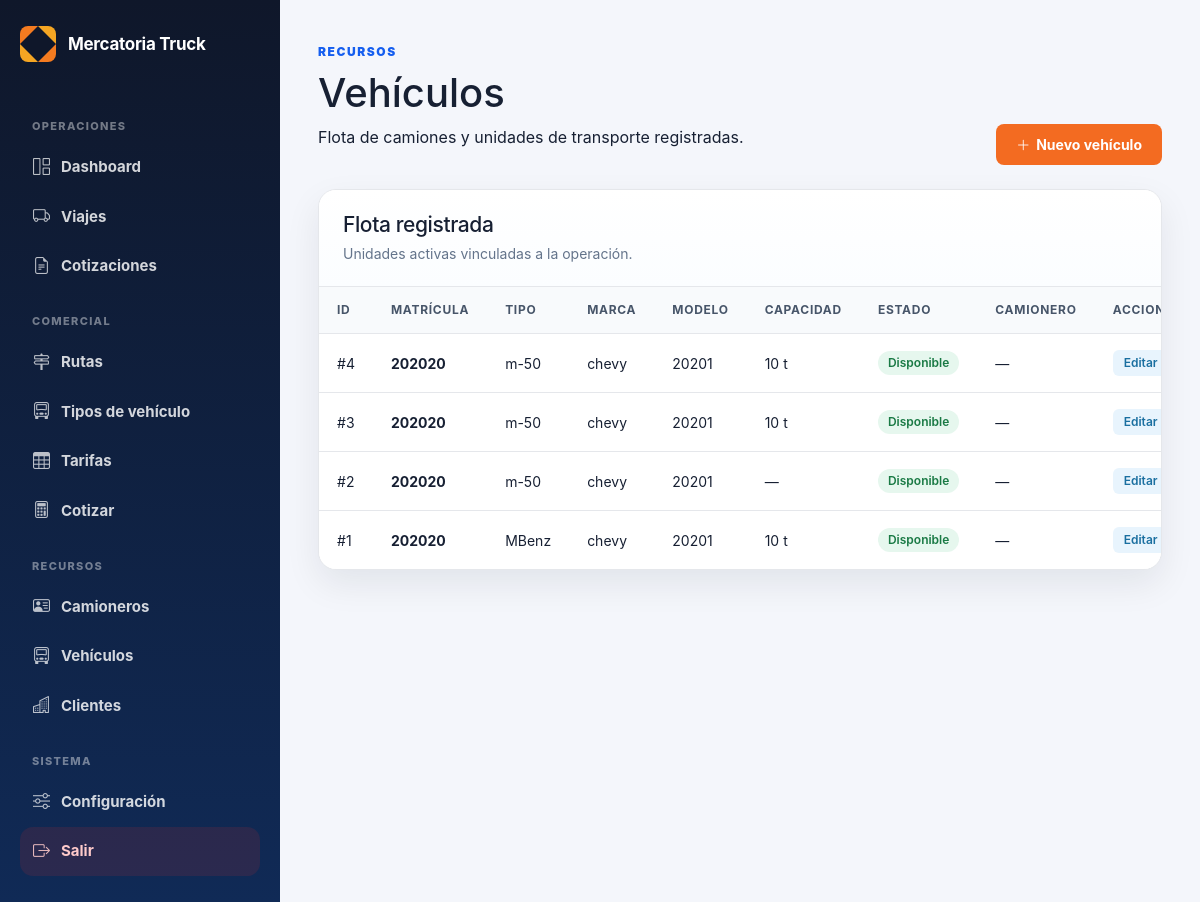
Before: /admin/vehiculos (signed in) with the older database file.
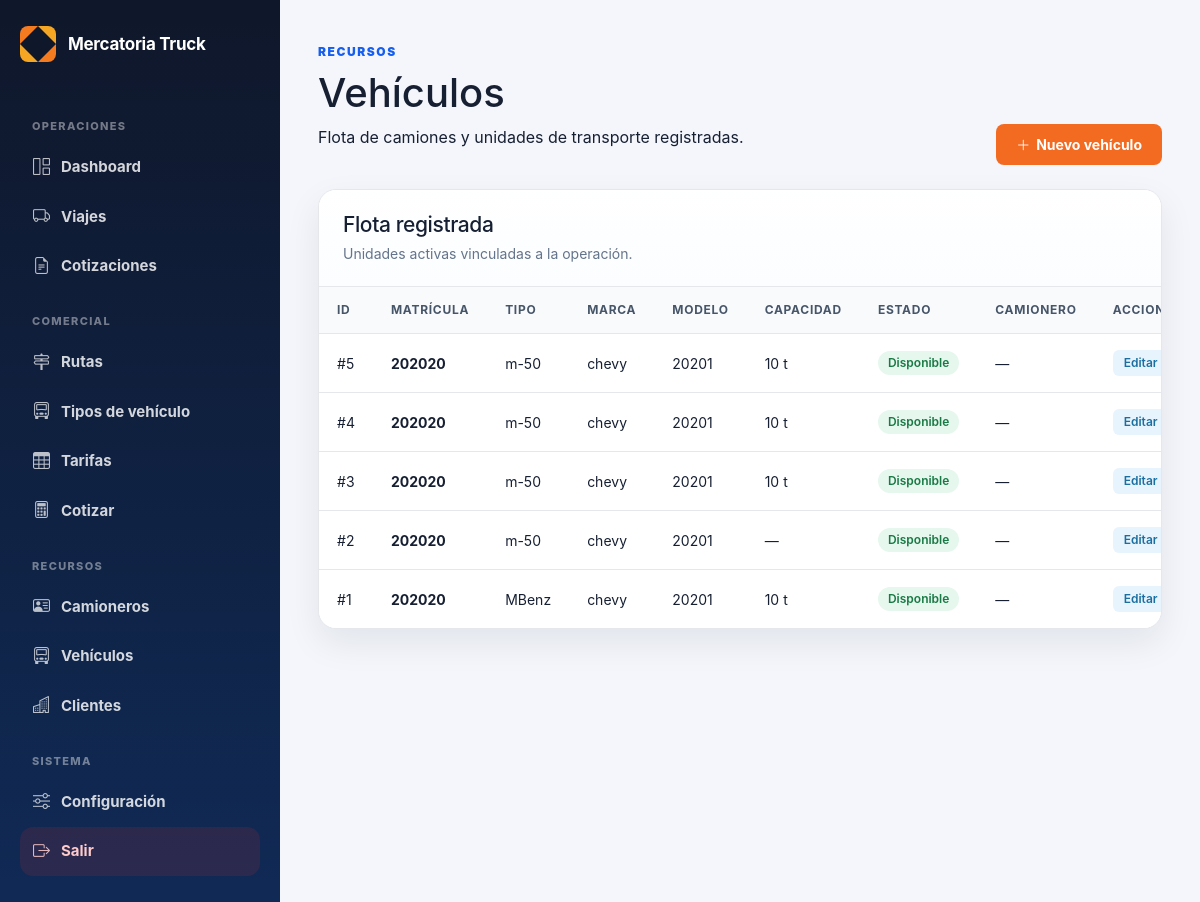
After: the same page with the newer database file.
### tables this page shows
CREATE TABLE vehiculos (
        id INTEGER PRIMARY KEY AUTOINCREMENT,
        camionero_id INTEGER,
        matricula TEXT,
        marca TEXT,
        modelo TEXT,
        tipo TEXT,
        capacidad TEXT,
        combustible TEXT,
        estado TEXT DEFAULT 'Disponible',
        activo INTEGER DEFAULT 1,
        fecha_creacion TEXT DEFAULT CURRENT_TIMESTAMP
    , tipo_vehiculo_id INTEGER, placa TEXT);

### routes/admin.py (the view, shortened to what this page needs)
@admin_bp.route("/vehiculos", methods=["GET", "POST"])
def admin_vehiculos():
    if not requiere_admin():
        return redirect("/login")
    conexion = conectar()
    cursor = conexion.cursor()
    cursor.execute("""
        SELECT v.id, v.matricula, v.tipo, v.marca, v.modelo, v.capacidad, v.estado,
               c.nombre AS camionero_nombre
        FROM vehiculos v
        LEFT JOIN camioneros c ON v.camionero_id = c.id
        WHERE v.activo = 1
        ORDER BY v.id DESC
    """)
    lista = cursor.fetchall()
    cursor.execute("SELECT id, nombre FROM camioneros WHERE activo = 1 ORDER BY nombre")
    camioneros = cursor.fetchall()
    conexion.close()
    return render_template(
        "admin/vehiculos.html",
        lista=lista,
        camioneros=camioneros,
        estados=VEHICULO_ESTADOS
    )

### routes/admin.py (called while the page is built)
def conectar():
    conexion = sqlite3.connect("mercatoria.db")
    conexion.row_factory = sqlite3.Row
    return conexion

def requiere_admin():
    return "usuario" in session and session.get("rol") in ["admin", "operador"]

### templates/admin/vehiculos.html (shortened to what this page needs)
{% extends "admin/base_admin.html" %}
{% block contenido %}
<div class="page-header-vehiculos">
    <div>
        <span class="eyebrow">Recursos</span>
        <h1>Vehículos</h1>
        <p>Flota de camiones y unidades de transporte registradas.</p>
    </div>
    <button class="btn-nuevo-vehiculo" data-bs-toggle="modal" data-bs-target="#modalNuevoVehiculo">
        <i class="bi bi-plus-lg"></i> Nuevo vehículo
    </button>
</div>
<section class="panel">
    <div class="panel-header">
        <div>
            <h2>Flota registrada</h2>
            <p>Unidades activas vinculadas a la operación.</p>
        </div>
    </div>
    <div class="table-wrapper">
        <table class="data-table">
            <thead>
                <tr>
                    <th>ID</th>
                    <th>Matrícula</th>
                    <th>Tipo</th>
                    <th>Marca</th>
                    <th>Modelo</th>
                    <th>Capacidad</th>
                    <th>Estado</th>
                    <th>Camionero</th>
                    <th>Acciones</th>
                </tr>
            </thead>
            <tbody>
                {% for v in lista %}
                <tr>
                    <td>#{{ v["id"] }}</td>
                    <td><strong>{{ v["matricula"] }}</strong></td>
                    <td>{{ v["tipo"] or "—" }}</td>
                    <td>{{ v["marca"] or "—" }}</td>
                    <td>{{ v["modelo"] or "—" }}</td>
                    <td>{{ v["capacidad"] or "—" }}</td>
                    <td>
                        <span class="estado-pill estado-{{ v['estado']|lower|replace(' ', '-') }}">
                            {{ v["estado"] or "—" }}
                        </span>
                    </td>
                    <td>{{ v["camionero_nombre"] or "—" }}</td>
                    <td class="td-acciones">
                        <a href="/admin/vehiculos/{{ v['id'] }}/editar" class="btn-accion-edit">Editar</a>
                    </td>
                </tr>
                {% else %}
                <tr>
                    <td colspan="9" class="empty-state">No hay vehículos registrados.</td>
                </tr>
                {% endfor %}
            </tbody>
        </table>
    </div>
</section>
{% endblock %}

Changed rows visible on the page:
added vehiculos: id "5", matricula "202020", tipo "m-50", marca "chevy", modelo "20201", capacidad "10 t", estado "Disponible", v "—"
